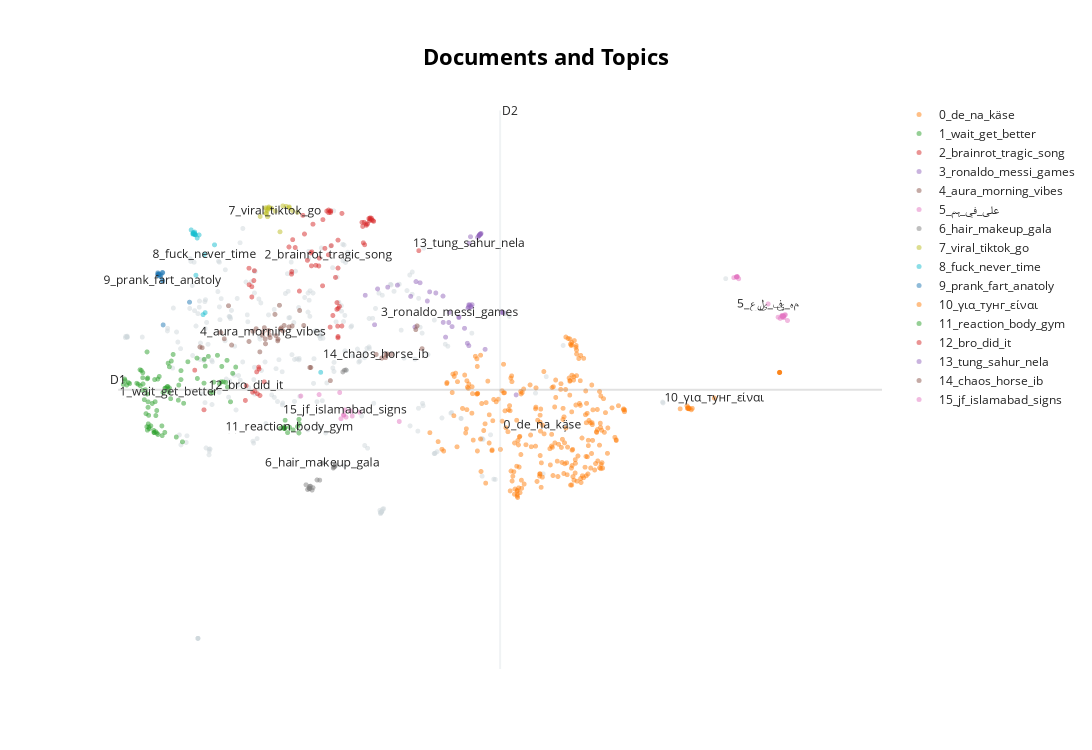

This figure's notebook cell:
### Markdown cell above
## 4. Visuelle Exploration mit UMAP

Zur besseren Interpretation der durch BERTopic erzeugten Embeddings und Topics projizieren wir die hochdimensionalen Embeddings in 2D mit **UMAP**. So lassen sich thematische Cluster visuell erkennen.

### Code cell
# Optional: UMAP-Plot aktualisieren (automatisch aus BERTopic möglich)
# Visualisierung nach Topic
topic_model.visualize_documents(texts, topics=topics)

### Figure 1 — Plotly figure (JSON) as saved in the notebook; plotly's stock layout.template omitted (floating-point values rounded to 4 significant figures; data arrays with more than 128 entries replaced by an {"elided": "..."} marker saying what was removed)
{"data": [{"hoverinfo": "text", "hovertext": {"elided": "263 str values"}, "marker": {"color": "#CFD8DC", "opacity": 0.5, "size": 5}, "mode": "markers+text", "name": "other", "showlegend": false, "type": "scattergl", "x": {"elided": "263 float values"}, "y": {"elided": "263 float values"}}, {"hoverinfo": "text", "hovertext": {"elided": "249 str values"}, "marker": {"opacity": 0.5, "size": 5}, "mode": "markers+text", "name": "0_de_na_käse", "text": {"elided": "249 str values"}, "textfont": {"size": 12}, "type": "scattergl", "x": {"elided": "249 float values"}, "y": {"elided": "249 float values"}}, {"hoverinfo": "text", "hovertext": ["wait", "admire", "good", "ever", "yez", "whyyy", "good", "even", "results", "sweet", "official", "giving compliments men", "love try", "fav snack", "stop", "done ex", "better like", "try laugh", "end", "wait end", "honestly tough one", "hahaahah", "blessed", "expect result", "ever tried", "showed late", "plz back", "bombooooclaaaaat", "wanted first line", "ok", "sweet boy", "knew cutting garlic funny", "posted one", "cutie", "need stopped", "last one perfect", "finallyyyy", "right", "remember", "pizza is just better", "joke tomorrow", "always laugh", "tried person drinks black coffee looks cool grown every time take sip tastes like hot dirt people actually enjoy get used time trick making taste better suffer like", "considering last one done well", "trio happy", "sure", "think bad idea", "omg", "evil", "american", "best trio", "together", "wait", "noooooo", "ending hilarious", "cool", "found funny lol", "favorite", "posting bold thing ever done", "want massive dumptruck", "wait till end", "follow backup forgetting", "best", "um yeah", "wooo", "kinda obvious", "yeah natural", "quiz math quiz math get right", "love", "thanks social media", "see people love", "want money", "omg omg omgggggg", "congrats", "get", "hope ok", "guys think overreacted", "worst friend", "idk going get used", "wait", "get", "got moves", "hahahahahha", "handsome", "maybe extra fries would extra", "mind", "letzte", null], "marker": {"opacity": 0.5, "size": 5}, "mode": "markers+text", "name": "1_wait_get_better", "text": ["", "", "", "", "", "", "", "", "", "", "", "", "", "", "", "", "", "", "", "", "", "", "", "", "", "", "", "", "", "", "", "", "", "", "", "", "", "", "", "", "", "", "", "", "", "", "", "", "", "", "", "", "", "", "", "", "", "", "", "", "", "", "", "", "", "", "", "", "", "", "", "", "", "", "", "", "", "", "", "", "", "", "", "", "", "", "", "1_wait_get_better"], "textfont": {"size": 12}, "type": "scattergl", "x": [-0.3057, 1.064, -0.007751, 0.1689, -0.005447, 0.07478, -0.0223, -0.1631, -0.2555, -0.1672, 0.4931, 1.13, 0.3814, 1.214, -0.0414, -0.1476, 0.1781, 0.1249, -0.1615, -0.2298, 0.2266, -0.05635, 0.9094, -0.2761, 0.1582, -0.1913, 0.3064, 0.07961, -0.2324, -0.1382, -0.1031, 0.196, -0.08088, 1.101, -0.2339, 0.1953, 0.1215, -0.234, 0.339, 0.3468, -0.03391, 0.1349, 0.756, 0.1757, 0.969, -0.1803, 0.851, 0.0114, 0.7525, 0.2559, 0.8224, 1.123, -0.3294, -0.0517, 0.03231, -0.1439, 0.09363, 0.7727, 0.2161, -0.5244, -0.1527, 0.4252, 0.3818, -0.1304, -0.1579, -0.1471, 0.6399, -0.164, 1.039, 0.009184, 1.263, -0.5172, -0.02529, -0.1328, -0.4443, -0.208, 1.179, 0.646, -0.5467, -0.2728, -0.4636, -0.4914, -0.04902, 1.001, 0.8959, 1.029, 0.4057, 0.1893], "y": [7.75, 7.791, 7.306, 7.713, 6.924, 7.046, 7.221, 7.587, 7.982, 7.032, 8.131, 7.703, 7.829, 7.935, 7.83, 7.36, 7.669, 7.685, 7.843, 7.757, 8.143, 6.969, 7.786, 7.996, 7.707, 7.659, 6.857, 6.881, 7.946, 7.225, 7.046, 7.687, 7.425, 7.782, 7.861, 8.046, 6.935, 7.648, 7.481, 7.736, 7.455, 7.684, 8.173, 8.108, 8.241, 7.253, 7.616, 6.901, 7.769, 8.255, 8.223, 8.155, 7.768, 6.934, 7.882, 7.08, 7.61, 8.057, 7.506, 7.838, 7.856, 7.428, 7.981, 6.998, 6.974, 7.453, 8.193, 8.298, 8.052, 7.838, 8.041, 7.812, 6.948, 7.024, 7.762, 7.49, 7.454, 7.849, 7.748, 7.726, 7.778, 7.738, 6.932, 7.757, 7.612, 7.793, 6.776, 7.618]}, {"hoverinfo": "text", "hovertext": ["actors famous roles fashion runway part harrison ford indiana jones nicolas cage ghost rider vin diesel groot johnny depp jack sparrow mel gibson mad max tom hanks forrest gump sylvester stallone dredd smith agent j mib ewan mcgregor obi wan brad pitt fight club tyler durden christopher reeve superman peter weller robocop", "lirili larila performs jubi slide guys made get real italian brainrot toy link bio", "impossible brainrot speedrun part", "tralalelo tralala x bombardiro brainrot movie tragic tragic tragic song", "dancehall would incomplete without songs share favorite song", "poverty makes cats anything", "turn music", "brainrot animation", "speedrun brainrot animals tralalerotralala", "make smile l unik surprises radiohead", "sided diamond trick tutorial redbull cans cameraman credit barlow", "real trend", "trendingsound trends", "praying love like filmed respectfully public space consent privacy violated", "tralalero tralala x wakawaka brainrot movie tragic tragic tragic song", "every woman ever dared take space one", "speedrun edit", "disney characters filter try", "pup lives better life us real leclerc", "baby bootcamp", "may th sneak peek song music video choreography headed set right music video excited first music video choreographed wait see hear think", "funny cute little goat", "incredible rap lose eminem allie sherlock cover", "even impressed little feet moving beat", "adventure lifetime", "guess italian brain rot animal emojis quiz", "we re actors not dancers", "cat fall", "crazy cat posture", "brainrot speedrun impossible level part", "another dazzling belly dance cutest kitten", "tralalero tralala italian brainrot song brainrot movie tragic tragic tragic song created", "matter ft barking cat", "speedquiz", "waited years dance trend ib", "met kushner airport today playing piano waiting flight suddenly girl asked play daylight david kushner never expected david would join beautiful coincidence", "italian brainrot avengers endgame part", "italian brainrot vs gnome challenge", "guess italian brainrot character background", "actors face famous roles fashion runway al pacino tom hanks anthony hopkins sylvester stallone arnold schwarzenegger antonio banderas chuck norris michael keaton keanu reeves bruce willis clint eastwood", "third song mona lisa motion everywhere thursday february", "kitten belly dances puppy drops beat must see cuteness", "rolled see got hit surprise stitch scanning tickets theater little guy way cute get one warehouse please disney make happen dm using content permission use without", "heard mummy daddy pig expecting baby girl simply wait meet watch full gender reveal available exclusively walmart com peppapig", "aventador kitty", "pilots performances stage club private parties write direct", "top unexpected singing moments", "ready roll wheelchair driving videos posted", "taught cat walk", "talent without hard work nothing", "baby monkey moon trouble car picnic", "mummy pig big news share", "beautiful things song would like us next", "like us pt music nation", "welcome baby podcast", "funny kittens broke air video", "clingy cat", "cat brainrot", "cher performing believe years", "mini morgan freeman coming", "italian brainrot song brainrot movie tragic tragic tragic song created", "smith showed legend showed aura farm west philly insta feed anything possible smith new album based true story drops friday ers deluna", "brainrot song", null], "marker": {"opacity": 0.5, "size": 5}, "mode": "markers+text", "name": "2_brainrot_tragic_song", "text": ["", "", "", "", "", "", "", "", "", "", "", "", "", "", "", "", "", "", "", "", "", "", "", "", "", "", "", "", "", "", "", "", "", "", "", "", "", "", "", "", "", "", "", "", "", "", "", "", "", "", "", "", "", "", "", "", "", "", "", "", "", "", "", "2_brainrot_tragic_song"], "textfont": {"size": 12}, "type": "scattergl", "x": [2.912, 3.484, 3.361, 3.447, 2.487, 2.728, 2.608, 3.33, 3.307, 2.6, 2.909, 2.161, 2.164, 2.904, 3.406, 2.971, 3.317, 2.891, 2.18, 1.522, 2.698, 2.12, 2.288, 2.22, 1.522, 3.473, 2.893, 2.758, 2.758, 3.365, 2.506, 3.426, 2.789, 3.338, 2.482, 2.908, 3.418, 3.384, 3.448, 2.932, 2.802, 2.37, 2.783, 1.563, 2.666, 2.91, 2.417, 2.91, 2.784, 2.661, 1.479, 1.477, 2.472, 4.21, 1.555, 2.344, 2.794, 2.972, 2.553, 2.827, 3.425, 2.869, 3.295, 2.755], "y": [9.036, 10.51, 10.46, 10.56, 9.993, 10.68, 9.885, 10.49, 10.42, 9.753, 9.717, 9.614, 9.659, 8.733, 10.56, 8.736, 10.14, 9.018, 10.2, 9.402, 10.05, 10.07, 9.327, 10.06, 9.228, 10.52, 9.133, 10.65, 10.7, 10.44, 10.46, 10.57, 10.66, 10.11, 9.755, 8.537, 10.52, 10.46, 10.53, 9.068, 10.1, 10.29, 8.718, 9.673, 10.54, 8.559, 9.848, 10.19, 10.68, 9.417, 9.435, 9.714, 9.973, 10.01, 9.505, 10.61, 10.69, 10.64, 9.764, 8.915, 10.55, 9.559, 10.49, 9.941]}, {"hoverinfo": "text", "hovertext": ["asking whole clip hamburg germany h r r etc", "lamelo ball plays smooth", "russian beats go crazy", "prime ronaldo", "messi skill toying goalkeeper", "madness looks like tomorrowland brasil", "vini nutmeg pass", "bonde trenzinho", "fifa street", "germany outside guys u find", "ronaldo minotaurus monster fusion", "lamine yamal future ballon d or", "valverde pass", "lionel messi superhuman skills", "funk do brasil", "gta", "assist best", "source pistons restricted purchases possible home games matchup games credit card billing address located michigan certain parts ohio indiana ontario canada knicks fans notorious traveling well recently made road arenas sound like madison square garden including last season first round games ers philadelphia", "barcelona vs inter milan champions league", "valverde assist", "bengals something else swear", "toretto ronaldo prepare cars shaw joins", "fifa street estilo brasileiro", "best reflex mohamed", "barça barça", "messi really said move", "red devil buy high quality football jerseys profile", "best duos football", "cristiano ronaldo", "barça", "zach choi", "raphinha crazy goal", "great goal andrés", null], "marker": {"opacity": 0.5, "size": 5}, "mode": "markers+text", "name": "3_ronaldo_messi_games", "text": ["", "", "", "", "", "", "", "", "", "", "", "", "", "", "", "", "", "", "", "", "", "", "", "", "", "", "", "", "", "", "", "", "", "3_ronaldo_messi_games"], "textfont": {"size": 12}, "type": "scattergl", "x": [4.229, 4.991, 4.347, 5.044, 5.001, 4.484, 4.641, 5.277, 3.865, 4.164, 5.014, 5.015, 4.745, 5.01, 4.599, 4.079, 4.602, 3.348, 5.566, 4.692, 3.546, 5.054, 4.384, 4.945, 5.535, 5.067, 3.709, 4.147, 5.029, 5.549, 5.777, 4.854, 4.854, 4.702], "y": [9.468, 8.445, 9.159, 9.059, 9.04, 9.296, 8.549, 8.341, 9.428, 9.488, 9.095, 8.404, 8.726, 9.06, 9.243, 9.238, 8.798, 9.257, 8.964, 8.796, 9.364, 9.065, 9.315, 8.698, 8.976, 9.098, 9.394, 8.719, 9.095, 8.962, 7.571, 8.891, 8.879, 8.966]}, {"hoverinfo": "text", "hovertext": ["essence", "old soul", "vibe modo on", "notification", "days till aussies", "real aura", "sound", "grounded", "tinfoil", "vibe house", "always summer", "possible learn power perfect sunday morning energy", "months", "like sunset like romance like", "weekend mood", "walking much aura part", "dream house look like mini bricks", "season coming", "pop morning", "sass real", "buzz low fade", "katniss lot aura fr", "average day border looking zombies", "lightning", "iphone", "instant mood change", "signal", "vibes vibes", "calm beach day wave took", "real aura", null], "marker": {"opacity": 0.5, "size": 5}, "mode": "markers+text", "name": "4_aura_morning_vibes", "text": ["", "", "", "", "", "", "", "", "", "", "", "", "", "", "", "", "", "", "", "", "", "", "", "", "", "", "", "", "", "", "4_aura_morning_vibes"], "textfont": {"size": 12}, "type": "scattergl", "x": [1.743, 1.939, 1.816, 1.477, 0.6871, 1.992, 1.967, 2.358, 2.172, 1.737, 1.079, 1.651, 0.7233, 1.592, 1.54, 2.042, 1.692, 1.197, 1.024, 1.943, 1.894, 2.023, 1.147, 2.12, 2.292, 1.724, 1.911, 1.803, 1.792, 1.984, 1.702], "y": [8.434, 8.486, 8.54, 8.475, 8.381, 8.704, 9.087, 8.745, 8.737, 8.517, 8.52, 8.299, 8.369, 8.691, 8.646, 8.745, 8.58, 8.414, 8.626, 8.514, 8.933, 8.653, 9.079, 8.721, 8.999, 8.708, 8.573, 8.588, 8.659, 8.684, 8.637]}, {"hoverinfo": "text", "hovertext": ["途中カラス来てびっくりした笑 左 これめっちゃ頭痛くなる", "오랜만에 돌아온", "حل مشكلة المتابعين قدر تعبي بلايك", "أنا شوري على الزلم يصبح قرار", "台湾加油 罢免国民党", "رديني لعيونك", "كوردستان عفرين", "انسان عينها عليا", "راحه نفسيه", "𝓐 𝓡 𝓐", "مریم نواز سامنے آ جائے تو ہم چینل بدل دیتے ہیں ہم اسے دیکھنا ہی نہیں چاہتے", "بسبب التزاحم الشديد في الطوابير أطفال يبكون ويصرخون في غزة بينما أجسادهم الصغيرة تكافح للحصول على بعض الطعام وسط جوع يعيشه سكان القطاع", "بحب الحب الي جمعنا", "اوضاع تحير فينا", "爱情最后的归宿", "這耳朵會不會背了", "انا جامي نسمح ف عشقي", "ويبقى السؤال", "feel sorry afghan women hope one day get rights", "يراودني خيالك", "အလ တ song ပ င ခ င ဒ ပ င", "الرد على", "ဒ ဝ န", "かかったら", "نقولها منتالي", null], "marker": {"opacity": 0.5, "size": 5}, "mode": "markers+text", "name": "5_على_في_ہم", "text": ["", "", "", "", "", "", "", "", "", "", "", "", "", "", "", "", "", "", "", "", "", "", "", "", "", "5_على_في_ہم"], "textfont": {"size": 12}, "type": "scattergl", "x": [9.331, 10.06, 10.06, 10.1, 9.328, 10.09, 10.08, 10.08, 10.08, 9.321, 10.05, 10.03, 10.07, 10.06, 9.322, 9.359, 10.07, 10.08, 9.992, 10.14, 9.279, 10.06, 9.322, 9.337, 10.11, 9.832], "y": [9.572, 8.912, 8.889, 8.925, 9.567, 8.876, 8.903, 8.898, 8.903, 9.568, 8.912, 8.865, 8.911, 8.892, 9.565, 9.536, 8.906, 8.905, 8.886, 8.829, 9.555, 8.905, 9.567, 9.574, 8.927, 9.11]}, {"hoverinfo": "text", "hovertext": ["go follow hair page ig", "man vs wife father puts nair daughter hair", "full vid yt post selfie forget tag hair creds", "slime hair mask", "ad paid partnership ny love new colossal bubble mascara maybelline", "spray painting bone", "makeup para eventos", "italian haircut morrone", "attempt clean girl makeup ib hottest webley products used foundation cosmetics concealer eraser concealer beauty blush loose powder powder blush face glue setting spray lipiv total baller lip liner uk mascara lipgloss", "loved one follow hairstyle inspo", "hair long wash head like hair long got ta get creative cover length plastic bag wash roots saving time water sanity beauty needs hacks", "full asmr ballroom hair removal", "best dressed met gala part", "hair hold memories", "ai hair salon hair styles part ii picture example made another ai hair style template want another one please write styles want see please use share", "anzeige no makeup makeup fürs erste mal uni gym cosmetics", "iconic parismatch gala fr", "requested makeup tut", "prepped skin home ahead met gala", null], "marker": {"opacity": 0.5, "size": 5}, "mode": "markers+text", "name": "6_hair_makeup_gala", "text": ["", "", "", "", "", "", "", "", "", "", "", "", "", "", "", "", "", "", "", "6_hair_makeup_gala"], "textfont": {"size": 12}, "type": "scattergl", "x": [2.455, 2.443, 2.451, 2.466, 2.839, 2.616, 2.851, 2.506, 2.833, 2.448, 2.572, 2.395, 3.013, 2.42, 2.492, 2.862, 3.037, 2.865, 2.987, 2.661], "y": [5.987, 5.996, 6.021, 6.026, 6.347, 6.127, 6.353, 6.0, 6.333, 5.981, 6.131, 6.049, 7.988, 5.969, 5.959, 6.363, 7.992, 6.388, 7.96, 6.42]}, {"hoverinfo": "text", "hovertext": ["go viral tiktok million", "hacer vídeo viral tiktok", "chainsaw harmed video", "already know recreate video last year", "go viral", "instagram video gained k views beat", "hacerte viral tiktok", "go viral tiktok tricks", "youtube raccoon asmr", "viral template", "top best viral phonk funk songs april", "funniest videos animals найсмішніші відео тварин", "cinema vlog", "viral sound", "important things go viral tiktok content creator things matter", "lots scans indeed", "tiktok", "ranking liked tiktok videos", null], "marker": {"opacity": 0.5, "size": 5}, "mode": "markers+text", "name": "7_viral_tiktok_go", "text": ["", "", "", "", "", "", "", "", "", "", "", "", "", "", "", "", "", "", "7_viral_tiktok_go"], "textfont": {"size": 12}, "type": "scattergl", "x": [1.77, 1.839, 2.125, 2.125, 1.757, 2.021, 1.794, 1.789, 2.176, 1.749, 1.976, 2.257, 2.073, 1.776, 1.752, 1.657, 1.794, 1.748, 1.899], "y": [10.69, 10.73, 10.74, 10.75, 10.64, 10.77, 10.73, 10.72, 10.69, 10.65, 10.33, 10.66, 10.76, 10.59, 10.72, 10.59, 10.75, 10.74, 10.68]}, {"hoverinfo": "text", "hovertext": ["almost reason never children finances never good enough afford still kind regret able kids millennials situation wanted kids never", "full stop believe truly beyond saying headed towards feeling admitedly hopeless help aside holding line even quitting believe power else feds continue support constitution mission country looking insight hope", "im professional cleaner", "hi everyone f married husband let call joe years together time always prioritized emotional well something hurt one us matter valued happy spouse right love trust grew immensely certain never anything would break heart heartbroken disappointed joe owns company work together financially great place recently joe father got chance bid major government contract massive opportunity due scale several companies teaming one key company involved without deal happen led attractive flirty woman ceo openly flirted joe front noticed behavior order avoid misunderstandings conflict decided work bid together things okay one meeting break touched joe arm said something like husband like never leave side someone every woman wants sometimes even enough someone else might steal mind snapped responded following never leaves side brushed joke know saw look eyes women know later talked joe admitted crossing line uncomfortable react strongly avoid jeopardizing deal thrilled tried understand today found excluded day site visit bid trip requested woman five people going joe one heard told extremely uncomfortable asked go begged actually said deal worth financially stable need contract went anyway even everything said left without something broke trusted whole heart truly believed never choose anything peace mind feel like left behind hurts deeply part even care anymore comes back ends woman feel numb part says come amazing years throw away another part wants take wedding ring send photo file divorce aita asking go even begin deal emotions", "clarification nobody friends dated homeless broke bums", "boom f kids husband livin best soft life got decent job apartment stays clean sleep like baby every night sister f little gremlins age swears person earth ever tired last week hits hey watch kids weekend husband need break lose minds cool say yes hits mean like got anything going kids probably chillin anyway like girl really call free trial version human told flat nah find someone else since chill life apparently stressful enough respected mad mad tellin whole family abandoned clearly drowning selfish cause step like girl disrespected mid request fumbled favor bag mom phone like get upset kids like cute emergency childcare plan cause sleep deprived covered goldfish crumbs aitah refusing babysit shaded whole lifestyle like thriving", "cliiimb clouds build skybase available soon streaming platforms credits songwriting audio track vocals visuals indawgnito original somewhere know keane video sing funny minecraft parody keane somewhere know indawgnito begins building life along pet wolf plains one night griefer comes ruin fun base ruined feels option left hide away clouds good lyrics built base plains made potato farm grew sugarcane tamed wolf watched grow lived happy alone one day griefer came lit house fire dog went flames run took diamond gear guess start somewhere far away sailed across open sea explored caverns endless ravines caves built home hid away encased stone thought safe think somebody griefed base end returned nothing left behind got ta build base one could ever find climb clouds make skybase nobody ever finding base palace sky king way safe skybase skybase fool know creepers spawn light levels low felt blast fell floor guess living skybase anymore okay build another skybase time put lights base never leave home finally safe skybase current followers k", "play water", "done pretending great buying opportunity americans extra cash laying around watching k bleed dip f cking wipeout people lost years gains cabinet clowns saying stay course like bro trying stay alive build damn portfolio stop acting like crash gift slow motion disaster wrecking real people lives", "son classmate f ish talks lot every time mentions always called angel thought adorable got first ever crush omg cute today picked school going something funny angel started teasing always calling cute nickname looked total confusion said mom crush name yes girl literally named myangel imagine creep factor everyone including teachers forced literally call angel yikes", "insane facts megalodon megalodon largest shark ever exist growing feet long three times size great white shark bite force estimated pounds per square inch strong enough crush car like soda megalodons teeth size human hand reaching inches cm long want menu unlike modern sharks megalodons bite could shatter bones single chomp come back ruled oceans million years going extinct around million years ago believe megalodon could still exist hiding deep ocean explored less ocean depths megalodon fins big airplane wings heart likely size small car scientists think attacked whales biting tails first escape talk hunting strategy megalodon teeth found every continent except antarctica meaning dominated almost every ocean megalodon still alive today would big shallow waters would live deep sea could something massive still would dare swim ocean knowing megalodon might still exist drop thoughts comments", "favourite fish steve character", "recall realized elon musk entire life qualifications career engineering knowledge total fabrication pre approved mods break work mid read newspaper article pimping latest snake oil vaporware said something boss time would say time time boss liar crook took credit every success placed blame every failure happened anywhere near textbook example narcissistic sociopath clicked brain realized musk like boss never created single thing comes idea tells people get work assigning due date absolutely basis reality similar march th cobble together month release going awesome like joke funny makes promises others fulfill taking credit work everyone else develop technology exist real engineers invented distaste took year morph loathing everything stands intervening decade never let continuing grift shady behavior lying around bad behavior noticed years ago", "preparing go uni mom confessed tuition money years dad would give cash deposit first one spent rest tbh even surprised used disappointed promised would pay back asked never tell dad four years thanked tuition money took loans reasons narcissism arms length relationship would say pretty close assumes smiling nodding drones stories relationship family cottage puts everything else lives days year going gf days couple summers begrudges takes away time dad supports going pull recently told time start paying maintenance cottage since use actually suggested k wildly disproportionate told could take tuition iou could negotiate amount dad speechless texted later say manipulative bring tuition threaten tell dad went thinking first hurt offended nice thing get something second guess really whole tuition thing witah bringing ancient history paying use cottage edited add time never occurred told thought right thing protecting pretty much summarizes childhood", "unbelievable bottles game", "sucked full barely contained rage since november today press conference current administration laughed refusing scotus order talking sending anyone deemed violent criminal cecot breaking point fucks give gone spend two decades fighting terrorists despots watch country turn terrorist nation run despot said trump fuck vance fuck mike johnson fuck stephen miller fuck elon musk fuck vought thiel heritage foundation fuck ya clarence thomas samuel alito fuck roberts kavanaugh coney barret challenge right thing fix fuck ups rubio hegseth entire trump administration fuck anyone wears fucking trump lapel pin supports maga fuck actual civil liberties justice fuck ya time judicial legislative branches jobs remove trump time republican party take back party replace maga parasites time democratic party stop complicit find courage repair broken nation sit remain silent say fuck fat orange fuck ruining country reclaim term fight fight fight everything effect positive change fuck em edit thanks folks pointed incorrect names couple scotus folks fat fingering passenger seat moving car suppressing rage edit popular demand added stephen miller edit idea forgot fucker elon actually got rid tesla shithead", "daughter multiple congenital birth defects led lifetime complications medically complex kids fix one problem create two lived years probably years long lived life hospitals literally months time would sometimes home week two end back think ever spent two consecutive months hospital entire life went palliative care comfortable hospital anywhere else sad warrior kid whole identity making cards nurses decorating medical equipment tough capital never went school meaningful capacity never played sport instrument never real friends speak never health take real hobbies entire life made surgeries shots nurses fucking medical equipment decorate gave pathetic life single intervention willing put buy time happiest accepting kid ever met last six months done refused listen asked could stop would push shut went along wanted wanted make happy knew done selfish died incredibly agitated upset think scared let go knew going strong enough let go sorry", null], "marker": {"opacity": 0.5, "size": 5}, "mode": "markers+text", "name": "8_fuck_never_time", "text": ["", "", "", "", "", "", "", "", "", "", "", "", "", "", "", "", "", "8_fuck_never_time"], "textfont": {"size": 12}, "type": "scattergl", "x": [0.6055, 0.5731, 0.6222, 0.6057, 0.6164, 0.6046, 0.6731, 0.738, 0.5791, 0.5783, 0.922, 2.631, 0.5459, 0.6034, 0.7711, 0.577, 0.6429, 0.7582], "y": [10.3, 10.29, 9.596, 10.28, 10.28, 10.28, 10.28, 8.928, 10.32, 10.3, 10.11, 7.953, 10.36, 10.33, 8.963, 10.3, 10.23, 9.947]}, {"hoverinfo": "text", "hovertext": ["replying sg bangin bathroom prank", "walk nastyyy go ahead cousin", "our favourite party trick", "replying put wet paper towel fine", "apple pay prank gone wrong credit", "fart spray elevator prank fart spray prank", "cashier folded faster payment method", "pranking friends", "le prankeur pranké", "award best prank goes", "ranking best school pranks", "anatoly mop prank kg", "mind granny cops prank", "clean anatoly prank", null], "marker": {"opacity": 0.5, "size": 5}, "mode": "markers+text", "name": "9_prank_fart_anatoly", "text": ["", "", "", "", "", "", "", "", "", "", "", "", "", "", "9_prank_fart_anatoly"], "textfont": {"size": 12}, "type": "scattergl", "x": [0.06, 0.08862, 0.09532, 0.5198, 0.03502, 0.01201, 0.08958, 0.02953, 0.02671, 0.05299, 0.006634, 0.02025, 0.0826, 0.0101, 0.08066], "y": [9.604, 9.638, 8.755, 9.14, 9.584, 9.614, 9.498, 9.605, 9.619, 9.573, 9.602, 9.61, 9.642, 9.637, 9.509]}, {"hoverinfo": "text", "hovertext": ["трек tralalelo tralala уже на всех площадках", "не могу без кофты с ним жить", "γιώργος σφαίρες καβάλα η πιο τρελή εισαγωγή που θα δεις", "таджичка поёт катюшу с летием великой победы", "σε αυτό που ρωτάτε η απάντηση είναι ναι καλό μήνα παιδιά νέα αρχή νέα ζωή για όλους μας μόνο χαμογελα", "replying тунг тунг тунг сахур", "είναι μια πραγματική όαση για τους λάτρεις του καλού brunch με ένα μενού που ισορροπεί τέλεια ανάμεσα στη γεύση και τη διατροφική αξία προσφέρει μια εξαιρετική εμπειρία για κάθε γούστο αν ψάχνετε έναν μοναδικό προορισμό λοιπόν για brunch στην καρδιά της αθήνας το bruncho στο μετς είναι αναμφίβολα η καλύτερη επιλογή αναπαύσεως μετς", "ответ пользователю", "готовим паста карбонара", "используете масло перед мытьём у меня есть инстаграм zai dz если хотите еще больше роликов переходите пришлось создать себе аккаунт в тик ток потому что непонятный пользователь из саудовской аравии копировал мои ролики из инсты и весьма успешно выдавал себя за меня в тик ток теперь я лишила его такой возможности надеюсь на ваш актив", "хахахаха до конца", "ώρες αργότερα λολα", "зеленский", "когда хейтерам не понравился мой лак inst luna_basendji", null], "marker": {"opacity": 0.5, "size": 5}, "mode": "markers+text", "name": "10_για_тунг_είναι", "text": ["", "", "", "", "", "", "", "", "", "", "", "", "", "", "10_για_тунг_είναι"], "textfont": {"size": 12}, "type": "scattergl", "x": [8.563, 8.551, 10.02, 8.595, 10.02, 8.533, 10.01, 8.544, 8.561, 8.612, 8.544, 10.02, 8.416, 8.527, 8.965], "y": [7.343, 7.335, 7.954, 7.318, 7.951, 7.343, 7.948, 7.339, 7.341, 7.342, 7.36, 7.951, 7.335, 7.385, 7.517]}, {"hoverinfo": "text", "hovertext": ["dads reaction rocket ball golf guys golf", "weight love like new version", "calisthenics reaction gym", "bodybuilder öffentlichkeit", "complete beginner abs workout home 집에서 하는 초보자 복근 운동", "we reached kg weightloss", "reaction people gym calisthenics athlete", "shake body", "reaction seeing swing first time", "favourite glute exercises transformed body last year outfits use code sienna", "reaction people gym body control", "replying one thing took away physical therapy motion lotion", "widebody", null], "marker": {"opacity": 0.5, "size": 5}, "mode": "markers+text", "name": "11_reaction_body_gym", "text": ["", "", "", "", "", "", "", "", "", "", "", "", "", "11_reaction_body_gym"], "textfont": {"size": 12}, "type": "scattergl", "x": [2.053, 2.281, 2.044, 2.185, 2.098, 2.287, 2.048, 2.059, 1.984, 2.28, 2.043, 2.044, 2.257, 2.128], "y": [7.011, 7.157, 7.009, 6.979, 6.932, 7.079, 7.003, 7.142, 7.005, 6.926, 7.001, 7.031, 7.034, 7.024]}, {"hoverinfo": "text", "hovertext": ["worry bro happens even best us", "bro hacked lake", "smashed burger home", "bro wanted cool even via", "bro asked leaving", "sobbing for us we did it we did it", "sheldon grief", "bro sore loser", "never find cheated rae", "bro might get drafted", "got ta heart heartbreak", null], "marker": {"opacity": 0.5, "size": 5}, "mode": "markers+text", "name": "12_bro_did_it", "text": ["", "", "", "", "", "", "", "", "", "", "", "12_bro_did_it"], "textfont": {"size": 12}, "type": "scattergl", "x": [1.418, 1.722, 1.633, 1.535, 1.611, 0.7519, 0.6037, 1.571, 1.601, 1.653, 1.638, 1.431], "y": [7.477, 7.791, 8.041, 7.615, 7.59, 7.318, 7.988, 7.637, 7.96, 7.56, 8.009, 7.726]}, {"hoverinfo": "text", "hovertext": ["luna mei isabelle jocson asian house malia powell deserve", "tung tung tung tung sahur brainrot game", "oha brainrot redbull tung tung sahur", "tung tung tung sahur nooo", "full track already released available spotify tung tung tung sahur ballerina cappuccino", "tung tung tung tung sahur nela intro", "tung tung tung tung sahur nela", "tung tung tung ronaldo", "tung tung tung sahur ballerina capuchina", "tung tung tung sahur edit", "tung tung comes ones oversleep sahur", null], "marker": {"opacity": 0.5, "size": 5}, "mode": "markers+text", "name": "13_tung_sahur_nela", "text": ["", "", "", "", "", "", "", "", "", "", "", "13_tung_sahur_nela"], "textfont": {"size": 12}, "type": "scattergl", "x": [3.498, 5.195, 5.206, 5.186, 5.041, 5.199, 5.179, 5.156, 5.179, 5.212, 5.18, 5.021], "y": [8.758, 10.29, 10.29, 10.28, 10.25, 10.29, 10.27, 10.24, 10.26, 10.3, 10.27, 10.14]}, {"hoverinfo": "text", "hovertext": ["tackle ggs", "head hurts ib", "horse back pain", "touch king hourse horse guards london", "th minute chaos", "antwort", "nutmeg rush big stage yamal", "grwm", "time ukulele", "chaos copthorne", "somebody watching ib monk", null], "marker": {"opacity": 0.5, "size": 5}, "mode": "markers+text", "name": "14_chaos_horse_ib", "text": ["", "", "", "", "", "", "", "", "", "", "", "14_chaos_horse_ib"], "textfont": {"size": 12}, "type": "scattergl", "x": [3.673, 4.161, 3.765, 3.7, 2.456, 2.786, 4.263, 3.615, 3.68, 2.473, 4.183, 3.523], "y": [8.201, 8.675, 8.257, 8.265, 8.034, 7.812, 8.353, 8.194, 8.247, 8.034, 8.738, 8.255]}, {"hoverinfo": "text", "hovertext": ["k followers", "fps", "fly like paper get high like planes", "jk takes best photos wilkins", "seatbelt signs", "rx", "jackson", "sign letter j", "jf jf flying islamabad", "j", "j", null], "marker": {"opacity": 0.5, "size": 5}, "mode": "markers+text", "name": "15_jf_islamabad_signs", "text": ["", "", "", "", "", "", "", "", "", "", "", "15_jf_islamabad_signs"], "textfont": {"size": 12}, "type": "scattergl", "x": [3.895, 2.311, 2.937, 2.957, 3.253, 2.605, 3.003, 3.138, 3.109, 2.998, 3.039, 3.022], "y": [7.12, 7.551, 7.61, 7.167, 7.28, 7.576, 7.228, 7.212, 7.298, 7.23, 7.194, 7.315]}], "layout": {"annotations": [{"showarrow": false, "text": "D1", "x": -0.6287, "y": 7.658, "yshift": 10}, {"showarrow": false, "text": "D2", "x": 5.518, "xshift": 10, "y": 12.38}], "height": 750, "shapes": [{"line": {"color": "#CFD8DC", "width": 2}, "type": "line", "x0": 5.518, "x1": 5.518, "y0": 2.932, "y1": 12.38}, {"line": {"color": "#9E9E9E", "width": 2}, "type": "line", "x0": -0.6287, "x1": 11.66, "y0": 7.658, "y1": 7.658}], "title": {"font": {"color": "Black", "size": 22}, "text": "<b>Documents and Topics</b>", "x": 0.5, "xanchor": "center", "yanchor": "top"}, "width": 1200, "xaxis": {"visible": false}, "yaxis": {"visible": false}}}
